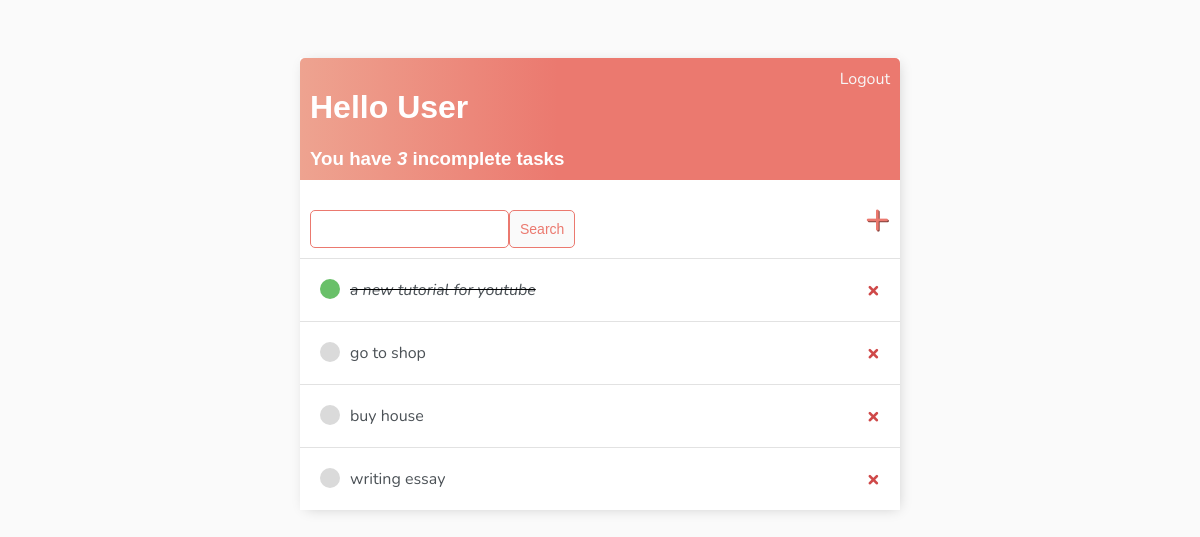
The app's page / (signed in), older data.
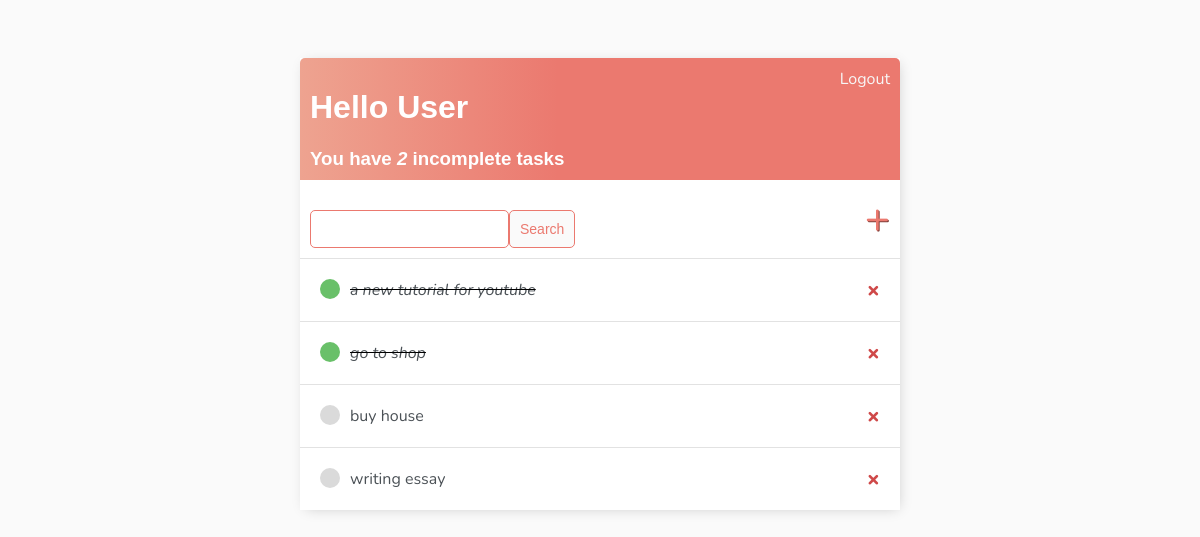
The same page, newer data.
### base/models.py (models this page shows)
class Task(models.Model):
    user = models.ForeignKey(User, on_delete=models.CASCADE, null=True, blank=True)
    title = models.CharField(max_length=200)
    description = models.TextField(null=True, blank=True)
    complete = models.BooleanField(default=False)
    created = models.DateTimeField(auto_now_add=True)
    def __str__(self):
        return  self.title
    class Meta:
        ordering = ['-complete']

### base/views.py (the view)
# urls.py: path("", TaskList.as_view(), name="tasks"),
class TaskList(LoginRequiredMixin,ListView):
    model = Task
    context_object_name = "tasks"
    def get_context_data(self, **kwargs):
        context = super().get_context_data(**kwargs)
        context['tasks'] = context['tasks'].filter(user = self.request.user)
        context['count'] = context['tasks'].filter(complete = False).count()
        search_input = self.request.GET.get('search-area') or ""
        if search_input:
            context['tasks'] = context['tasks'].filter(title__startswith=search_input)
        context['search_input'] = search_input
        return context

### base/templates/base/task_list.html
{% extends "base/main.html" %}
{% block content %}
<div class="header-bar">
    <div>
        <h1>Hello {{request.user|title}}</h1>
        <h3 style="margin:0">You have <i>{{count}}</i> incomplete task{{count|pluralize:"s"}}</h3>
    </div>
    {% if request.user.is_authenticated %}
    <a href="{% url 'logout' %}">Logout</a>
    {% else %}
    <a href="{% url 'login' %}">Login</a>
    {% endif %}
</div>
<div id="search-add-wrapper">
    <form method="get" style="margin-top:20px;display:flex;">
        <input type="text" name="search-area" value="{{search_input}}">
        <input class="button" type="submit" value="Search">
    </form>
    <a id="add-link" href="{% url 'task-create' %}">&#x2b;</a>
</div>
<div class="task-items-wrapper">
    {% for task in tasks %}
    <div class="task-wrapper">
        {% if task.complete %}
        <div class="task-title">
            <div class="task-complete-icon"></div>
            <i><s><a href="{% url 'task-update' task.id %}">{{task}}</a></s></i>
        </div>
        <a class="delete-link" href="{% url 'task-delete' task.id %}">&#215;</a>
        {% else %}
        <div class="task-title">
            <div class="task-incomplete-icon"></div>
            <a href="{% url 'task-update' task.id %}">{{task}}</a>
        </div>
        <a class="delete-link" href="{% url 'task-delete' task.id %}">&#215;</a>
        {% endif %}
    </div>
    {% empty %}
    <h3>there are not tasks yet.</h3>
    {% endfor %}
</div>
{% endblock %}

Row changes from the older to the newer data that the page shows:
changed Task "go to shop": complete False → True (drawn)
Text that changed along with them:
{{ count }}: "3" → "2"
